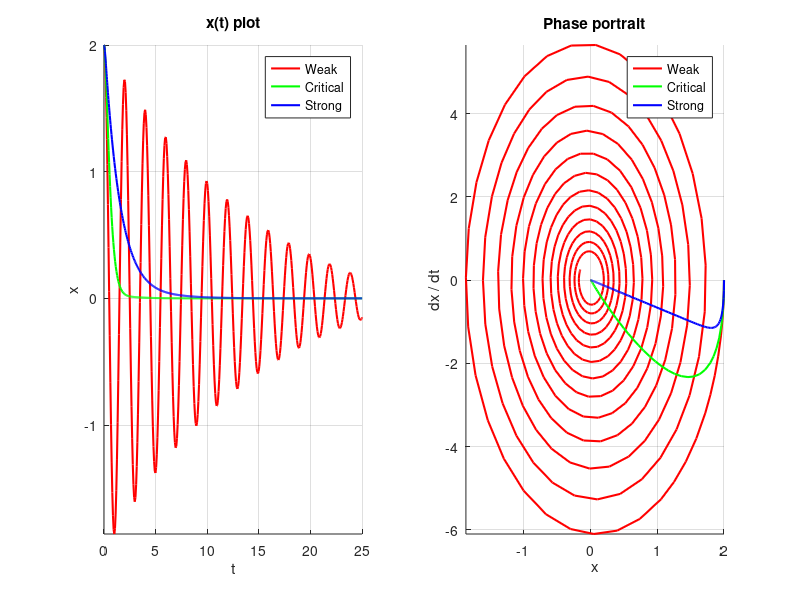

Here is the MATLAB script that generated this plot:
function t411_elasticPendulum
  clear all; clc; close all;

  m = 1.0;
  k = 10.0;
  mu = 0.01;
  g = 9.81;
  w0 = sqrt(k / m);

  c_crit = 1.98 * sqrt(k * m);
  c_weak = c_crit * 0.02;
  c_strong = c_crit * 2.5;

  beta_weak = c_weak / (2 * m);
  Q_weak = w0 / (2 * beta_weak);
  fprintf('Q-factor with weak damping = %.2f\n', Q_weak);

  tspan = [0 25];
  x0 = [2.0; 0.0];

  pendulum = @(t, x, c) [
    x(2);
    (-c / m) * x(2) - (k / m) * x(1) - mu * g * tanh(100 * x(2));
  ];

  [t_weak, y_weak] = ode45(@(t, x) pendulum(t, x, c_weak), tspan, x0);
  [t_crit, y_crit] = ode45(@(t, x) pendulum(t, x, c_crit), tspan, x0);
  [t_strong, y_strong] = ode45(@(t, x) pendulum(t, x, c_strong), tspan, x0);
  disp(min(y_crit(:, 1)));
  figure;

  subplot(1, 2, 1); hold on; grid on;
  plot(t_weak, y_weak(:, 1), 'r', 'LineWidth', 1.5);
  plot(t_crit, y_crit(:, 1), 'g', 'LineWidth', 1.5);
  plot(t_strong, y_strong(:, 1), 'b', 'LineWidth', 1.5);
  title('x(t) plot'); xlabel('t'); ylabel('x'); axis tight;
  legend('Weak', 'Critical', 'Strong');

  subplot(1, 2, 2); hold on; grid on;
  plot(y_weak(:, 1), y_weak(:, 2), 'r', 'LineWidth', 1.5);
  plot(y_crit(:, 1), y_crit(:, 2), 'g', 'LineWidth', 1.5);
  plot(y_strong(:, 1), y_strong(:, 2), 'b', 'LineWidth', 1.5);
  title('Phase portrait'); xlabel('x'); ylabel('dx / dt'); axis tight;
  legend('Weak', 'Critical', 'Strong');
endfunction
